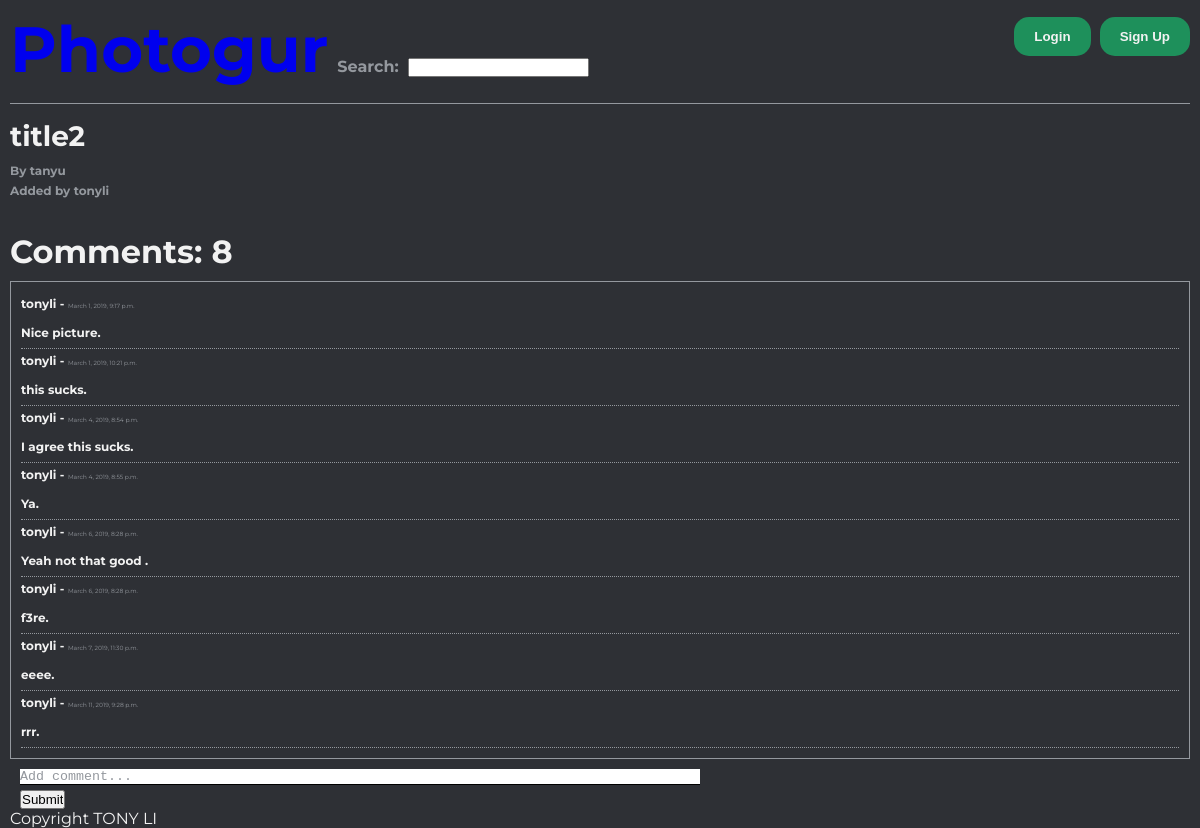
The page /pictures/2 on the database as committed earlier.
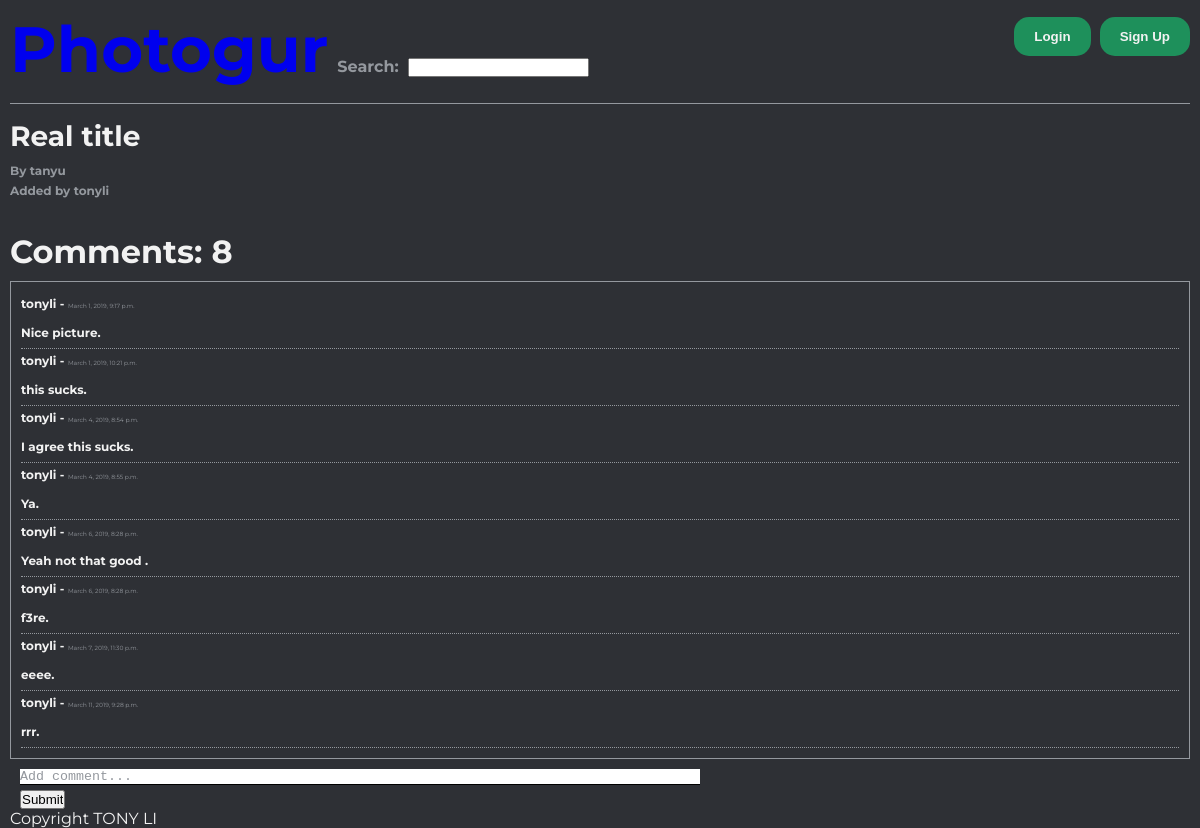
The same page on the database as committed later.
### photogur/models.py (models this page shows, shortened)
class Picture(models.Model):
    title = models.CharField(max_length=255)
    artist = models.CharField(max_length=255)
    url = models.CharField(max_length=255)
    user = models.ForeignKey(User, on_delete=models.CASCADE, related_name='pictures', default=1)

### photogur/views.py (the view)
# urls.py: path('pictures/<int:id>', picture_show, name='picture_details'),
def picture_show(request, id):
    picture = Picture.objects.get(pk=id)
    comments = picture.comments.all()
    if request.method == 'POST':
        comment_form = CommentForm(request.POST)
        if comment_form.is_valid():
            new_comment = comment_form.save()
            return HttpResponseRedirect('/pictures/{}'.format(id))
        else:
            pass #some error
    else:
        comment_form = CommentForm(initial={'picture': id, 'user': request.user, 'name': 'placeholder'})
    context = {
        'picture': picture,
        'comments': comments,
        'comment_form': comment_form
    }
    response = render(request, 'picture.html', context)
    return HttpResponse(response)

### photogur/forms.py
class CommentForm(ModelForm):
    class Meta:
        model = Comment
        widgets = {
            'picture': forms.HiddenInput(),
            'user': forms.HiddenInput(),
            'name': forms.HiddenInput()
        }
        fields = [
            'name',
            'message',
            'picture',
            'user'
        ]

### photogur/templates/picture.html (shortened to what this page needs)
{% extends 'base.html' %}
{% block content %}
  <div class="title">
    <h2> {{picture.title}} </h2>
    <h3> By {{picture.artist}} </h3>
    <h3> Added by {{ picture.user }}</h3>
  </div>
  <div class="individual-image">
  </div>
  <h1 class="comment-count">Comments: {{ picture.comments.count }}</h1>
  <div class="comment-section">
    <ul>
      {% for comment in comments %}
        <li>
          <h3>{{ comment.user }} - <span>{{ comment.created_at }}</span></h3>
          <h4>{{ comment.message }}.</h4>
        </li>
      {% endfor %}
    </ul>
  </div>
  <div class="comment-post">
    <form action="{% url 'picture_details' id=picture.pk %}" method="post">
      <p>
        <textarea placeholder="Add comment..." name="message" cols="40" rows="5" required="" id="id_message"></textarea>
      </p>
      <input type="submit" name="Add" id="">
    </form>
  </div>
  {% endblock %}

Rows that differ between the two databases and show on the page:
changed Picture "tanyu": title "title2" → "Real title"
